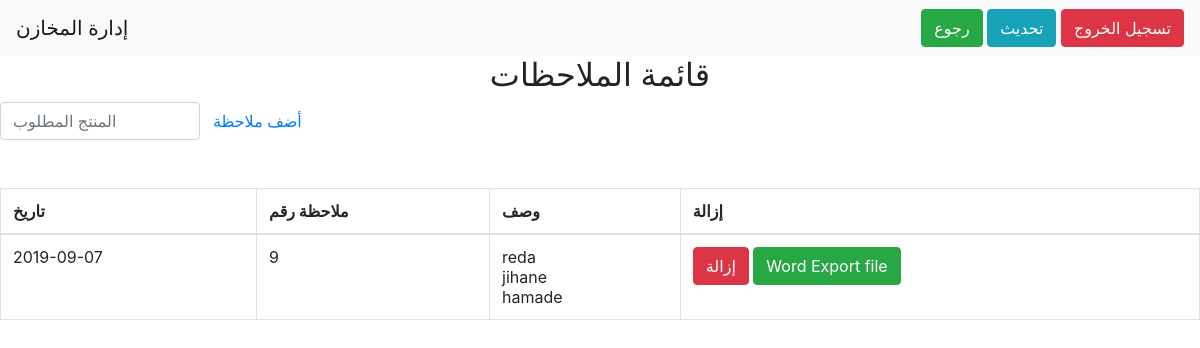
/Projet/AB/remarque.php (signed in), run on the app's committed database.
### tables this page shows
CREATE TABLE IF NOT EXISTS `remarque` (
  `id` int(11) NOT NULL AUTO_INCREMENT,
  `rem` text NOT NULL,
  `date` date NOT NULL,
  PRIMARY KEY (`id`)
);

### Projet/AB/remarque.php (the view, shortened to what this page needs)
<?php session_start();
if($_SESSION['user']){
    include 'conx.php';
?>
<html>
<head>
<link href="css/bootstrap.min.css" rel="stylesheet" id="bootstrap-css">
<script src="js/jquery.min.js"></script><link href="css/client.css" rel="stylesheet" >
</head>
<body>
<nav class="navbar navbar-expand-lg navbar-light bg-light">
  <a class="navbar-brand" href="#">إدارة المخازن</a>
         <div style="width: 100%">
  <div style="float: right;">
    <a href="Accueil.php?user=<?php echo $_GET['user']?>" type="button" class="btn btn-success" class="btn btn-info" >رجوع</a>
 <a type="button" class="btn btn-info" href="remarque.php?user=<?php echo $_GET['user']?>">تحديث</a>
<a href="logout.php" type="button" class="btn btn-danger" class="btn btn-info" >تسجيل الخروج</a>
  </div>
  </div>
</nav>
<center><h2>قائمة الملاحظات</h2></center>
<div class="container-fluid">
		<div class="row">
<input class="form-control col-md-2" id="myInput" type="text" placeholder="المنتج المطلوب">
<a href="AjouterRemarque.php?user=<?php echo $_GET['user']?>"  type="button" class="btn"  style="float: right;">أضف ملاحظة</a>
</div></div>
<br><br>
 <?php
$quary = "SELECT * FROM `remarque`   ";
$result = mysqli_query($conn, $quary);
?>
<table class="table table-bordered">
  <thead>
    <tr>
       <th>تاريخ</th>
      <th>ملاحظة رقم</th>
      <th>وصف</th>
       <th>إزالة</th>
    </tr>
  </thead>
  <tbody id="myTable">
  <?php
        while ($row = mysqli_fetch_assoc($result)) {
            ?>
    <tr>
         <td><?php  echo $row['date']?></td>
      <td><?php  echo $row['id']?></td>
      <td><?php  echo $row['rem']?></td>
       <td>
 <form method="POST" action="excelre.php?id=<?php echo $row['id']?>">
            <a href="supp/suppr.php?id=<?php echo $row['id']?>&user=<?php echo $_GET['user']?>" class="btn btn-danger">إزالة</a>
            <input type="submit" value="Word Export file " name ="export" class="btn btn-success">
            </form>
      </td>
    </tr>
   <?php }?>
  </tbody>
</table>
</body>
</html>
<?php }else{  header('location:../index.php');
exit();
}
?>

### data on the page
remarque: date "2019-09-07", id "9", rem "reda jihane hamade"
